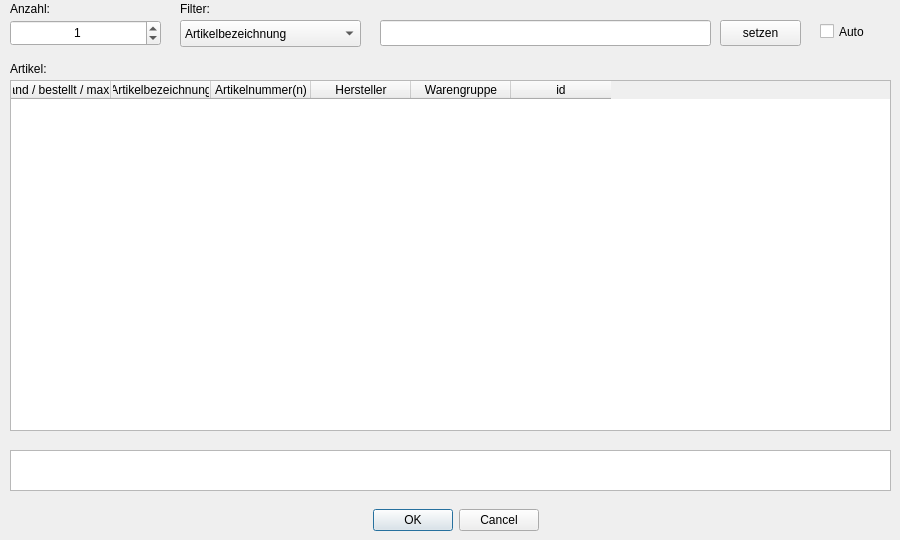
<?xml version="1.0" encoding="UTF-8"?>
<ui version="4.0">
 <class>CInputDialogArticleAllowance</class>
 <widget class="QDialog" name="CInputDialogArticleAllowance">
  <property name="geometry">
   <rect>
    <x>0</x>
    <y>0</y>
    <width>900</width>
    <height>540</height>
   </rect>
  </property>
  <property name="windowTitle">
   <string>Dialog</string>
  </property>
  <property name="windowIcon">
   <iconset resource="lava2res.qrc">
    <normaloff>:/images/res/icon.ico</normaloff>:/images/res/icon.ico</iconset>
  </property>
  <widget class="QDialogButtonBox" name="buttonBox">
   <property name="geometry">
    <rect>
     <x>80</x>
     <y>500</y>
     <width>751</width>
     <height>41</height>
    </rect>
   </property>
   <property name="orientation">
    <enum>Qt::Horizontal</enum>
   </property>
   <property name="standardButtons">
    <set>QDialogButtonBox::Cancel|QDialogButtonBox::Ok</set>
   </property>
   <property name="centerButtons">
    <bool>true</bool>
   </property>
  </widget>
  <widget class="QComboBox" name="comboBoxMask">
   <property name="geometry">
    <rect>
     <x>180</x>
     <y>20</y>
     <width>181</width>
     <height>27</height>
    </rect>
   </property>
   <item>
    <property name="text">
     <string>Artikelbezeichnung</string>
    </property>
   </item>
   <item>
    <property name="text">
     <string>1.Artikelnummer</string>
    </property>
   </item>
   <item>
    <property name="text">
     <string>2.Artikelnummer</string>
    </property>
   </item>
   <item>
    <property name="text">
     <string>Hersteller</string>
    </property>
   </item>
   <item>
    <property name="text">
     <string>Warengruppe</string>
    </property>
   </item>
  </widget>
  <widget class="QCheckBox" name="checkBoxAuto">
   <property name="geometry">
    <rect>
     <x>820</x>
     <y>20</y>
     <width>71</width>
     <height>23</height>
    </rect>
   </property>
   <property name="text">
    <string>Auto</string>
   </property>
  </widget>
  <widget class="QLineEdit" name="lineEditMask">
   <property name="geometry">
    <rect>
     <x>380</x>
     <y>20</y>
     <width>331</width>
     <height>26</height>
    </rect>
   </property>
  </widget>
  <widget class="QLabel" name="label_3">
   <property name="geometry">
    <rect>
     <x>180</x>
     <y>0</y>
     <width>121</width>
     <height>18</height>
    </rect>
   </property>
   <property name="text">
    <string>Filter:</string>
   </property>
  </widget>
  <widget class="QLabel" name="label_2">
   <property name="geometry">
    <rect>
     <x>10</x>
     <y>60</y>
     <width>121</width>
     <height>18</height>
    </rect>
   </property>
   <property name="text">
    <string>Artikel:</string>
   </property>
  </widget>
  <widget class="QTableWidget" name="tableWidgetArticle">
   <property name="geometry">
    <rect>
     <x>10</x>
     <y>80</y>
     <width>881</width>
     <height>351</height>
    </rect>
   </property>
   <property name="editTriggers">
    <set>QAbstractItemView::NoEditTriggers</set>
   </property>
   <property name="alternatingRowColors">
    <bool>true</bool>
   </property>
   <property name="selectionMode">
    <enum>QAbstractItemView::SingleSelection</enum>
   </property>
   <property name="selectionBehavior">
    <enum>QAbstractItemView::SelectRows</enum>
   </property>
   <property name="sortingEnabled">
    <bool>true</bool>
   </property>
   <column>
    <property name="text">
     <string>Bestand / bestellt / max.Kap.</string>
    </property>
   </column>
   <column>
    <property name="text">
     <string>Artikelbezeichnung</string>
    </property>
   </column>
   <column>
    <property name="text">
     <string>Artikelnummer(n)</string>
    </property>
   </column>
   <column>
    <property name="text">
     <string>Hersteller</string>
    </property>
   </column>
   <column>
    <property name="text">
     <string>Warengruppe</string>
    </property>
   </column>
   <column>
    <property name="text">
     <string>id</string>
    </property>
   </column>
  </widget>
  <widget class="QSpinBox" name="spinBox">
   <property name="geometry">
    <rect>
     <x>10</x>
     <y>20</y>
     <width>151</width>
     <height>26</height>
    </rect>
   </property>
   <property name="alignment">
    <set>Qt::AlignCenter</set>
   </property>
   <property name="minimum">
    <number>0</number>
   </property>
   <property name="maximum">
    <number>99999</number>
   </property>
   <property name="value">
    <number>1</number>
   </property>
  </widget>
  <widget class="QLabel" name="label">
   <property name="geometry">
    <rect>
     <x>10</x>
     <y>0</y>
     <width>111</width>
     <height>18</height>
    </rect>
   </property>
   <property name="text">
    <string>Anzahl:</string>
   </property>
  </widget>
  <widget class="QPushButton" name="pushButtonMaskSet">
   <property name="geometry">
    <rect>
     <x>720</x>
     <y>20</y>
     <width>81</width>
     <height>26</height>
    </rect>
   </property>
   <property name="text">
    <string>setzen</string>
   </property>
  </widget>
  <widget class="QTextBrowser" name="textBrowser">
   <property name="geometry">
    <rect>
     <x>10</x>
     <y>450</y>
     <width>881</width>
     <height>41</height>
    </rect>
   </property>
   <property name="palette">
    <palette>
     <active>
      <colorrole role="Text">
       <brush brushstyle="SolidPattern">
        <color alpha="255">
         <red>170</red>
         <green>0</green>
         <blue>0</blue>
        </color>
       </brush>
      </colorrole>
     </active>
     <inactive>
      <colorrole role="Text">
       <brush brushstyle="SolidPattern">
        <color alpha="255">
         <red>170</red>
         <green>0</green>
         <blue>0</blue>
        </color>
       </brush>
      </colorrole>
     </inactive>
     <disabled>
      <colorrole role="Text">
       <brush brushstyle="SolidPattern">
        <color alpha="255">
         <red>150</red>
         <green>147</green>
         <blue>140</blue>
        </color>
       </brush>
      </colorrole>
     </disabled>
    </palette>
   </property>
   <property name="font">
    <font>
     <weight>75</weight>
     <bold>true</bold>
    </font>
   </property>
  </widget>
 </widget>
 <tabstops>
  <tabstop>spinBox</tabstop>
  <tabstop>comboBoxMask</tabstop>
  <tabstop>lineEditMask</tabstop>
  <tabstop>pushButtonMaskSet</tabstop>
  <tabstop>checkBoxAuto</tabstop>
  <tabstop>tableWidgetArticle</tabstop>
  <tabstop>textBrowser</tabstop>
  <tabstop>buttonBox</tabstop>
 </tabstops>
 <resources>
  <include location="lava2res.qrc"/>
 </resources>
 <connections>
  <connection>
   <sender>buttonBox</sender>
   <signal>accepted()</signal>
   <receiver>CInputDialogArticleAllowance</receiver>
   <slot>accept()</slot>
   <hints>
    <hint type="sourcelabel">
     <x>248</x>
     <y>254</y>
    </hint>
    <hint type="destinationlabel">
     <x>157</x>
     <y>274</y>
    </hint>
   </hints>
  </connection>
  <connection>
   <sender>buttonBox</sender>
   <signal>rejected()</signal>
   <receiver>CInputDialogArticleAllowance</receiver>
   <slot>reject()</slot>
   <hints>
    <hint type="sourcelabel">
     <x>316</x>
     <y>260</y>
    </hint>
    <hint type="destinationlabel">
     <x>286</x>
     <y>274</y>
    </hint>
   </hints>
  </connection>
 </connections>
</ui>
